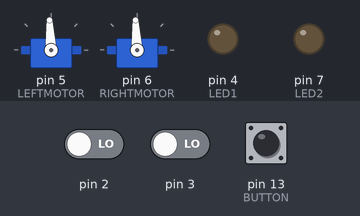
A sketch run on a simulated Arduino Uno, built with avr-gcc and run on an emulated ATmega328P. On the bench: 2 × servo, output pins drawn as LEDs (lit = HIGH). Inputs (shaded band) come from the test bench; at power-on: pin 13 (BUTTON) LOW, pin 2 LOW, pin 3 LOW. What the sketch prints to the serial monitor is not drawn.

Above: at 3.7 s.
3.8 s: pin 13 (BUTTON) pulsed HIGH 2 times (0.12 s each, 0.3 s apart)
At 5.7 s:
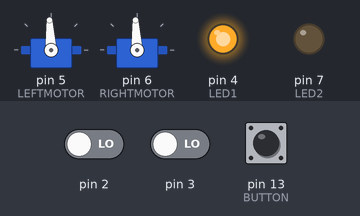
6.7 s: pin 13 (BUTTON) pulled HIGH for 0.15 s
At 13.9 s:
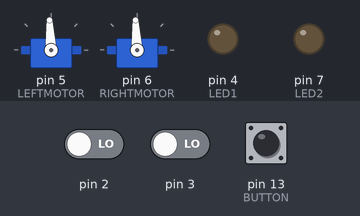
Timing chart, 0 to 15.4 s (numbered marks = the images above; inputs shaded):
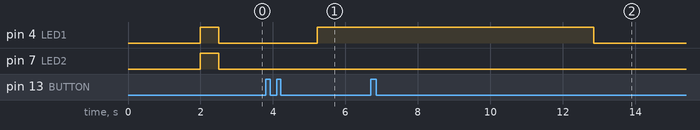

The sketch:

Aquabot-Drive.ino
```cpp
#include <Servo.h>

//#include <PWMServo.h>

#define ALIE 0
#define ELEV 1
#define BUTTON 13

#define LEFTMOTOR 5
#define RIGHTMOTOR 6

#define ALIEZERO 1486
#define ALIEMAX 1000
#define ALIEMIN 2000
#define ALIEDEAD 50
#define ALIEACC 20
#define ALIETIMEOUT 3000

#define ELEVZERO 1486
#define ELEVMAX 1000
#define ELEVZMIN 2000
#define ELEVDEAD 50
#define ELEVACC 20
#define ELEVTIMEOUT 3000

#define LEFTZERO 1500
#define RIGHTZERO 1500

#define DRIVEDELAY 5000

#define STARTDELAY 2000

#define LED1 4
#define LED2 7

boolean enabled = false;
int stillTime = 0;
int time = 0;
int printTime = 0;
int alieZero = ALIEZERO;
int elevZero = ELEVZERO;
int alie = ALIEZERO;
int elev = ELEVZERO;
int alieOut = 0;
int elevOut = 0;
int oldAlie = 0;
int oldElev = 0;

int left = 0;
int right = 0;

int leftOut = LEFTZERO;
int rightOut = RIGHTZERO;

boolean led1 = false;
boolean led2 = false;

double trunReduct = 0.3;

Servo leftServo;
Servo rightServo;

void setup() {
  // Attatch Servos
  leftServo.attach(LEFTMOTOR);
  rightServo.attach(RIGHTMOTOR);

  // Set pin modes
  pinMode(ALIE, INPUT);
  pinMode(ELEV, INPUT);
  pinMode(LED1, OUTPUT);
  pinMode(LED2, OUTPUT);
  pinMode(BUTTON, INPUT);

  // Start Serial
  Serial.begin(9600);

  // Attatch interupts
  attachInterrupt(ALIE, alieRising, RISING);
  attachInterrupt(ELEV, elevRising, RISING);

  // Calibrate sticks
  //alieZero = alie;
  //elevZero = elev;

  // Write to center pos, delay to make sure they are calibrated on motor controller
  leftServo.writeMicroseconds(LEFTZERO);
  rightServo.writeMicroseconds(RIGHTZERO);
  delay(STARTDELAY);

  // Blink LEDs
  digitalWrite(LED1, HIGH);
  digitalWrite(LED2, HIGH);
  delay(500);
  digitalWrite(LED1, LOW);
  digitalWrite(LED2, LOW);

  // Set the time
  time = millis();
  printTime = time;
}

void loop() {
  time = millis();
  if (time - printTime >= 1) {
    Serial.print(alie);
    Serial.print(" : ");
    Serial.print(elev);
    Serial.print(" : ");
    Serial.print(pulseIn(BUTTON, HIGH));
    Serial.print(" : ");
    Serial.print(enabled);
    Serial.print(" : ");
    Serial.print(alieOut);
    Serial.print(" : ");
    Serial.print(elevOut);
    Serial.print(" : ");
    Serial.print(left);
    Serial.print(" : ");
    Serial.print(right);
    Serial.print(" : ");
    Serial.print(leftOut);
    Serial.print(" : ");
    Serial.print(rightOut);
    Serial.println();

    printTime = time;
  }

  led2 = false;

  //motors
  if(enabled) {

    if (alie < alieZero - ALIEDEAD || alie > alieZero + ALIEDEAD) {
      if(alie > ALIEDEAD ){
        alie -= ALIEDEAD ;
      }else{
        alie += ALIEDEAD ;
      }

      /*
      if(alie > alieOut){
        alieOut += ALIEACC;
      }else if(alie < alieOut){
        alieOut -= ALIEACC;
      }
      */

      alieOut = alie-alieZero;

      //leftServo.writeMicroseconds(alieOut);
      stillTime = time;
      led2 = true;

    } else {
      //leftServo.writeMicroseconds(alieZero);
      //alieOut = alieZero;
      alieOut = 0;
    }


    if (elev < elevZero - ELEVDEAD || elev > elevZero + ELEVDEAD) {
      if(elev > ELEVZERO){
        elev -= ELEVDEAD;
      }else{
        elev += ELEVDEAD;
      }

      /*
      if(elev > elevOut){
        elevOut += ELEVACC;
      }else if(elev < elevOut){
        elevOut -= ELEVACC;
      }
      */

      elevOut = elev-elevZero;

      //rightServo.writeMicroseconds(elevOut);
      stillTime = time;
      led2 = true;

    }  else {
      elevOut = 0;
      //rightServo.writeMicroseconds(elevZero);
    }

    left = alieOut+elevOut;
    right = alieOut-elevOut;

    leftOut = left+LEFTZERO;
    rightOut = right+RIGHTZERO;

    leftServo.writeMicroseconds(leftOut);
    rightServo.writeMicroseconds(rightOut);
  }

  led1 = enabled;

  digitalWrite(LED1, led1);
  digitalWrite(LED2, led2);

  //safety
  if(time - stillTime >= DRIVEDELAY) {
    enabled = false;
    leftServo.writeMicroseconds(LEFTZERO);
    rightServo.writeMicroseconds(RIGHTZERO);
    //leftServo.write(90);
    //rightServo.write(90);
  }

  // timeout for input signals for if they get disconnected
  if(micros() - oldAlie > ALIETIMEOUT) {
      oldAlie = micros();
      alie = alieZero;
  }

  if(micros() - oldElev > ELEVTIMEOUT) {
      oldElev= micros();
      elev = alieZero;
  }

  if(pulseIn(BUTTON, HIGH) > 1500) {
    enabled = true;
    stillTime = time;
  }
}

void alieRising() {
  attachInterrupt(ALIE, alieFalling, FALLING);
  oldAlie = micros();
}

void alieFalling() {
  attachInterrupt(ALIE, alieRising, RISING);
  int newAlie = micros() - oldAlie;
  if (newAlie >= 1000 && newAlie <= 2000) {
      alie = newAlie;
  }
}

void elevRising() {
  attachInterrupt(ELEV, elevFalling, FALLING);
  oldElev = micros();
}

void elevFalling() {
  attachInterrupt(ELEV, elevRising, RISING);
  int newElev = micros() - oldElev;
  if (newElev >= 1000 && newElev <= 2000) {
      elev = newElev;
  }
}
```

Measured:
- after the input at 3.8 s, pin 4 (LED1): LOW → HIGH after 1.4 s
- after the input at 6.7 s, pin 4 (LED1): HIGH → LOW after 6.2 s instead of 6.5 s
